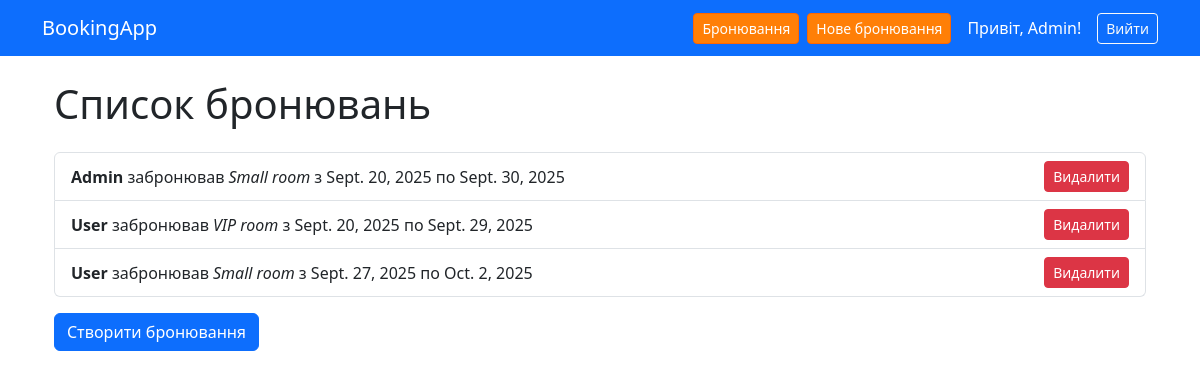
/bookings/ (signed in), run on an earlier commit of the app's database.
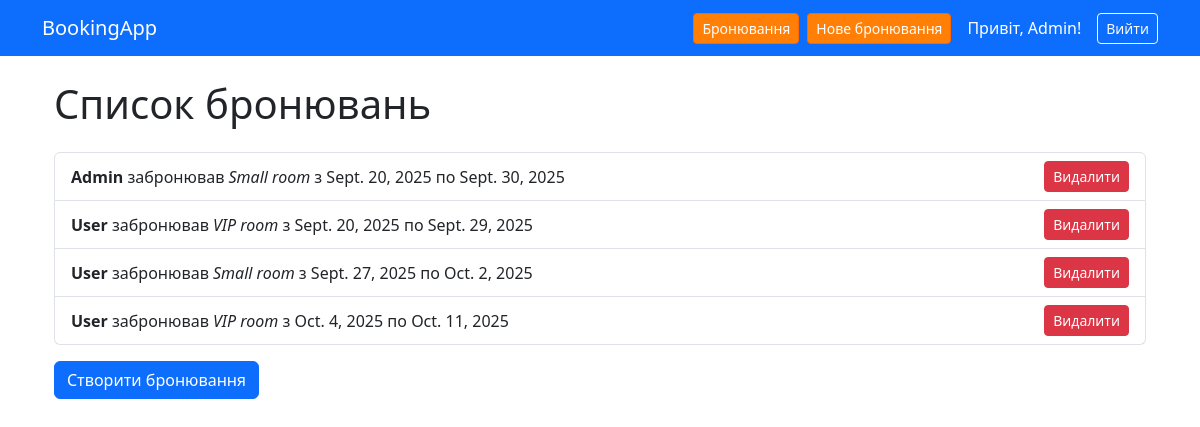
And on a later commit of the database.
### booking_app/models.py (models this page shows, shortened)
class Booking(models.Model):
    customer = models.ForeignKey(Customer, on_delete=models.CASCADE)
    room = models.ForeignKey(Room, on_delete=models.CASCADE)
    check_in = models.DateField()
    check_out = models.DateField()

class Customer(models.Model):
    user = models.OneToOneField(User, on_delete=models.CASCADE)
    phone = models.CharField(max_length=20)
    def __str__(self):
        return self.user.username

class Room(models.Model):
    name = models.CharField(max_length=200)
    capacity = models.IntegerField()
    price_per_night = models.DecimalField(max_digits=8, decimal_places=2)
    def __str__(self):
        return self.name

### booking_app/views.py (the view)
# urls.py: path("bookings/", views.booking_list, name="booking_list"),
@login_required
def booking_list(request):
    if not request.user.is_staff:
        return redirect("room_list")
    bookings = Booking.objects.all()
    return render(request, "booking_list.html", {"bookings": bookings})

### booking_app/templates/booking_list.html (shortened to what this page needs)
{% extends "base.html" %}
{% block content %}
<div class="container mt-4">
    <h1 class="mb-4">Список бронювань</h1>
    <ul class="list-group">
        {% for booking in bookings %}
            <li class="list-group-item d-flex justify-content-between align-items-center">
                <div>
                    <strong>{{ booking.customer }}</strong> забронював
                    <em>{{ booking.room }}</em>
                    з {{ booking.check_in }} по {{ booking.check_out }}
                </div>
                <a href="{% url 'cancel_booking' booking.id %}" class="btn btn-danger btn-sm">Видалити</a>
            </li>
        {% empty %}
            <li class="list-group-item text-muted">Немає бронювань</li>
        {% endfor %}
    </ul>
    <div class="mt-3">
        <a href="{% url 'create_booking' %}" class="btn btn-primary">Створити бронювання</a>
    </div>
</div>
{% endblock %}

What changed in the data, as far as the page shows it:
added Booking: customer "User", room "VIP room", check_in "Oct. 4, 2025", check_out "Oct. 11, 2025"
